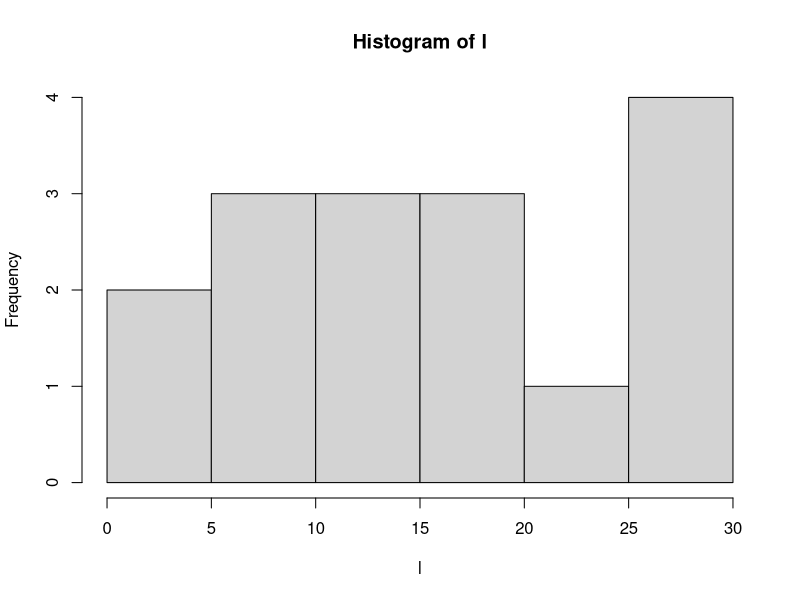
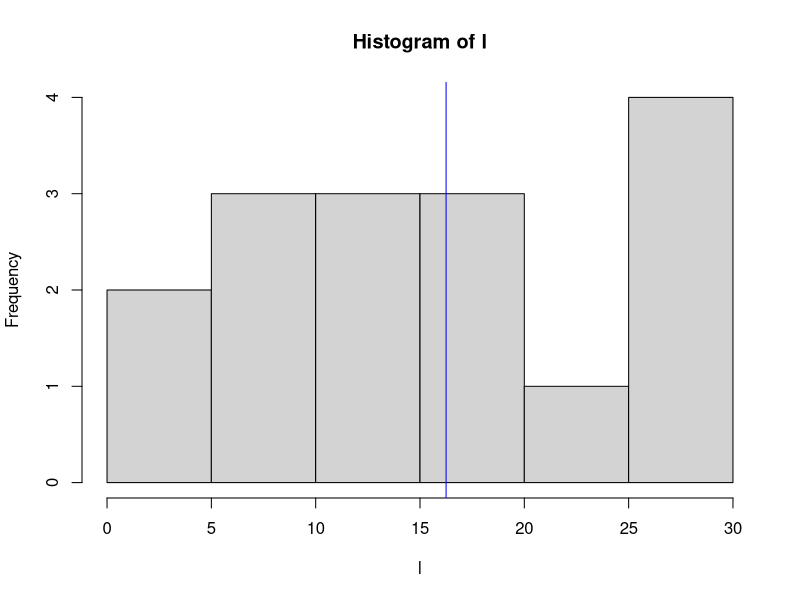
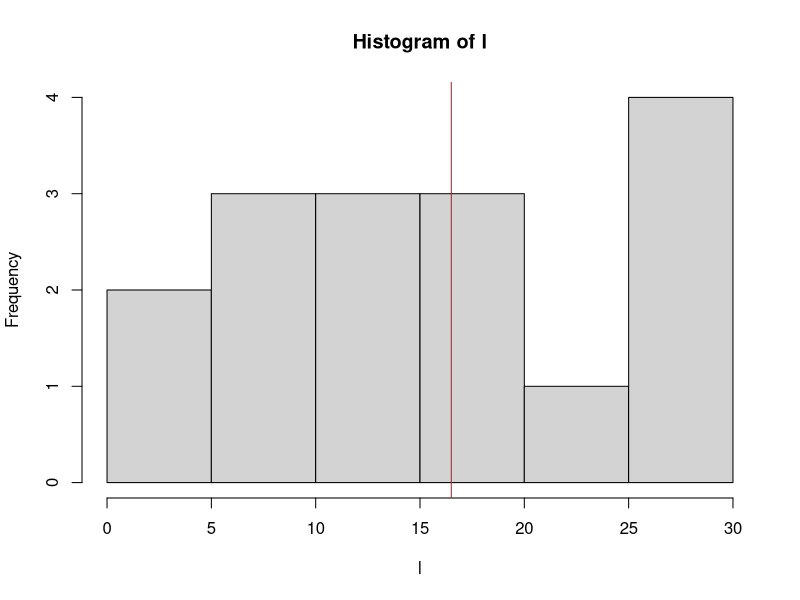

Generate these figures, in order, with R:
#How to add Mean and Median to Histogram in R ?
"Visualizing data can help gather insights from it that descriptive statistics can't. Anscombe's Quartet shows us how those statistics could be misleading, hence it becomes to analyze the data visually. Histograms are a way to visualize the data distribution of a continuous variable. Histograms are similar to bar plots, but bar plots visualize categorical data and histograms visualize continuous data. In this article, we'll see how we can create histograms in R Programming Language and how to add mean and median lines to them.

How to make Histograms?
Before learning the code to create histograms, let's go ahead and understand how to make them. The process to create a histogram is simple, you start by deciding a bin size let's take the bin size as 5 for now. Next, we'll find the frequency of the no. that lie in the bins(0-5, 5-10,10-15,..). So if we have sample data as [2, 3, 7, 8, 10, 13, 14, 15, 17, 18, 20, 22, 25, 26, 27, 28] and bin size as 5 then we'll get the following histogram:-



Let's understand the above plot. In our sample data, we have 2 values in the range 0-5 hence the bar for 0-5 is of the height 2 units on the y axis. Similarly, we have 3 values in the range 5-10 hence the height of that bar is 3. Histogram change with change in bin size. The same data of bin size 3 will give the following histogram:-



So it's important to set the correct bin size in order to get valuable insights from the data. There are many formulas to find correct bin size like Sturge's Rule, Rice Rule, Scott's Rule, etc.

Creating Histograms in R
Histograms in R can be created using the hist() function. All you do is just pass the data to the function and it'll plot it for you. Let's go ahead and create a histogram.

"
l <- c(2, 3, 7, 8, 10, 13, 14, 15,
       18, 18, 20, 26, 25, 26, 27, 28)
hist(l)
"Adding Mean and Median
Now that we have created our histogram let's add mean and median lines to it. To find the mean and median lines to it. But before adding them let's find them to find the mean and median of data in R we can use mean() and median() functions.

mean <- mean(l)     # Mean: 16.25
med <- median(l)    # Meadian: 16.5
Now that we have the mean and median let's add mean to the plot by using abline() function and set its color as blue.

abline(v = mean, col = 'blue')
Example 1: Add Mean to Histogram in R

"
l <- c(2, 3, 7, 8, 10, 13, 14, 15,
       18, 18, 20, 26, 25, 26, 27, 28)

# Mean of l
mean <- mean(l)

# Plotting histogram and Adding
# Mean line to Histogram
hist(l)
abline(v = mean, col = 'blue')
"Example 2: Add Median to Histogram in R

Let's add median to the plot by using abline() function and set its color as red.

abline(v = med, col = 'red')"
l <- c(2, 3, 7, 8, 10, 13, 14, 15,
       18, 18, 20, 26, 25, 26, 27, 28)

# Median of l
med <- median(l)

# Plotting histogram and Adding
# Median line to Histogram
hist(l)
abline(v = med, col = 'red')

